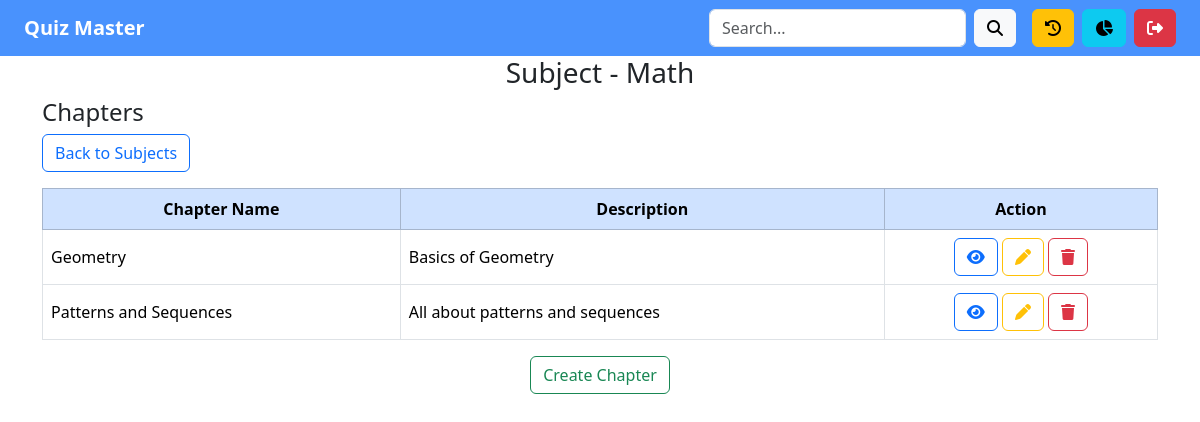
/view_chapters/1 (signed in), run on an earlier commit of the app's database.
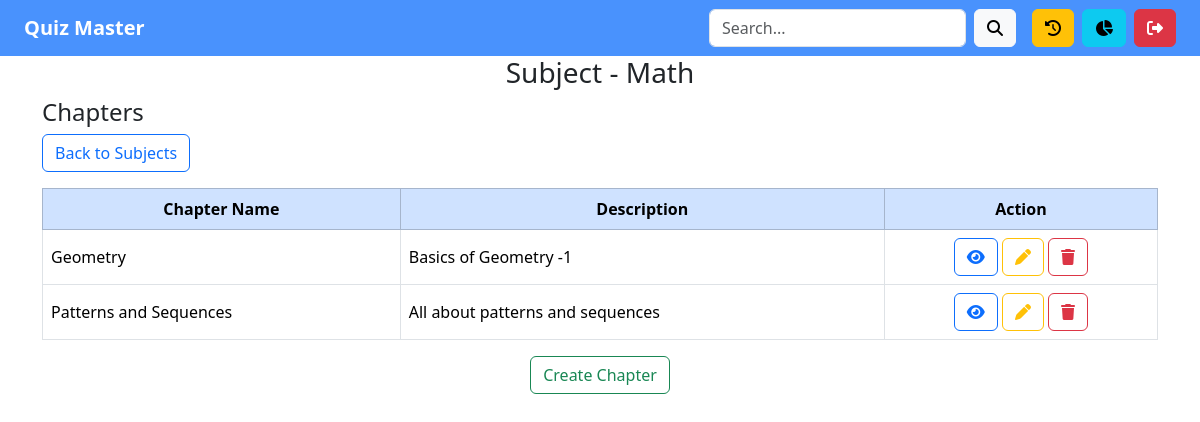
And on a later commit of the database.
### models.py (models this page shows)
class Chapters(db.Model):
    __tablename__ = 'chapters'
    id = db.Column(db.Integer, primary_key=True)
    name = db.Column(db.String(80), nullable=False)
    description = db.Column(db.String(80), nullable=False)
    subject_id = db.Column(db.Integer, db.ForeignKey('subjects.id'), nullable=False)
    subject_name = db.relationship('Subjects', back_populates = 'chapter_list')
    quiz_list = db.relationship('Quizzes', back_populates = 'chapter_name', cascade = 'all, delete-orphan')

### controllers.py (the view)
@app.route('/view_chapters/<int:subject_id>')
def view_chapters(subject_id):
    if session.get('is_admin'):
        subject = Subjects.query.filter_by(id=subject_id).first()
        if not subject:
            flash('Subject not found', 'error')
            return redirect('/admin_dashboard')
        chapters = Chapters.query.filter_by(subject_id=subject_id).all()
        return render_template('view_chapters.html', subject= subject, chapters=chapters)
    return redirect('/login')

### templates/view_chapters.html
{% extends "index.html" %}
{% block content %}
{% include "admin_navbar.html" %}
<div class="container">
    <div class="row">
        <div class="col">
            <h3 class="text-center">Subject - {{ subject.name }}</h3>
            <h4>Chapters</h4>
            <div class="mb-3">
                <a href="/view_subjects" class="btn btn-outline-primary">Back to Subjects</a>
            </div>
            <table class="table table-hover table-bordered">
                <thead class="table-primary">
                    <tr class="text-center">
                        <th>Chapter Name</th>
                        <th>Description</th>
                        <th>Action</th>
                    </tr>
                </thead>
                <tbody>
                    {% for chapter in chapters %}
                    <tr>
                        <td class="align-middle">{{ chapter.name }}</td>
                        <td class="align-middle">{{ chapter.description }}</td>
                        <td class="text-center">
                            <a href="/view_quizzes/{{chapter.id}}" class="btn btn-outline-primary">
                                <i class="fa-solid fa-eye"></i>
                            </a>
                            <a href="/edit_chapter/{{chapter.id}}" class="btn btn-outline-warning">
                                <i class="fa-solid fa-pen"></i>
                            </a>
                            <a href="/delete_chapter/{{chapter.id}}" class="btn btn-outline-danger"
                            onclick="return confirm('Are you sure you want to delete {{ chapter.name }}?');">
                                <i class="fa-solid fa-trash"></i>
                            </a>
                        </td>
                    </tr>
                    {% endfor %}
                </tbody>
            </table>
            <div class="text-center">
                <a href="/create_chapter/{{subject.id}}" class="btn btn-outline-success">Create Chapter</a>
            </div>
        </div>
    </div>
</div>
{% endblock %}

What changed in the data, as far as the page shows it:
changed Chapters "Geometry": description "Basics of Geometry" → "Basics of Geometry -1"
